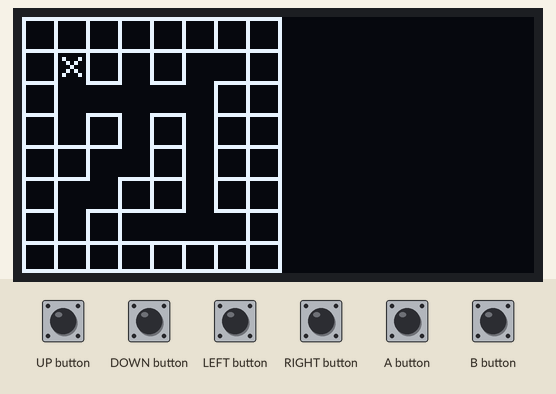
Bench run of a sketch on a simulated Arduboy, built with avr-gcc and run on an emulated ATmega32U4. On the bench: 128×64 one-colour display. The test bench sets the inputs (shaded band).

Above: at 1.2 s.
1.3 s: B button pressed for 1 s
At 1.51 s:
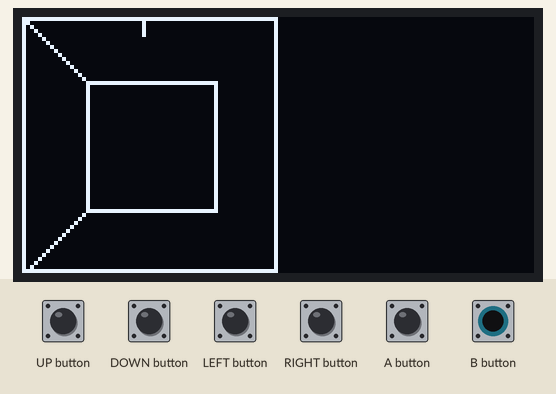
3.8 s: B button pressed for 0.15 s
5.4 s: LEFT button pressed for 1 s
At 5.69 s:
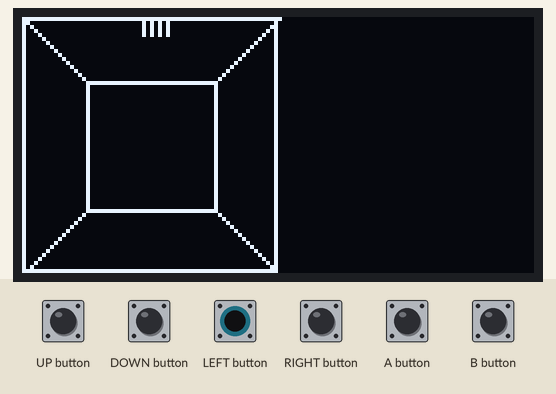
Timing chart, 0 to 8.4 s (numbered marks = the images above; inputs shaded):
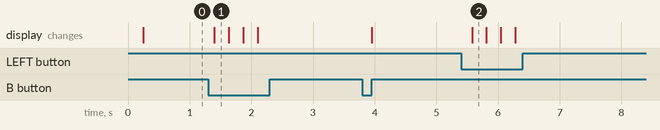

The sketch:

maze.ino
```cpp
// (licence header left out)
#include "Arduboy2.h"
Arduboy2 ab;

// 3d view or map?
// don't ask, it doesn't compile correctly with a bool and I cannot for the life of me understand why,
// so this is a stupid stopgap until I figure that out
//int viewMap = 1001;
boolean viewMap = true;
// list of visible walls
bool wallShow[11] = { };
// this maze should probably be in PROGMEM if you want it to be static, but the intention here is to integrate it into a generator
bool maze[8][8] =
{
  1, 1, 1, 1, 1, 1, 1, 1,
  1, 0, 0, 0, 1, 0, 0, 1,
  1, 1, 0, 1, 0, 0, 1, 1,
  1, 0, 0, 0, 0, 1, 0, 1,
  1, 1, 0, 1, 1, 1, 0, 1,
  1, 0, 0, 0, 0, 0, 0, 1,
  1, 0, 1, 1, 1, 1, 0, 1,
  1, 1, 1, 1, 1, 1, 1, 1
};

uint8_t cameraX = 1;
uint8_t cameraY = 1;
int8_t cameraDir = 0;

void calculateView()
{
  wallShow[10] = false; // [10] is the players current position, don't bother checking there.
  // Searches the grid and fills a visibility array with whatever it finds.
  // This should probably be automated with a fancy for loop.
  switch (cameraDir)
  {
    case 0:
      wallShow[0] = wallCheck(cameraX + 3, cameraY - 1);
      wallShow[1] = wallCheck(cameraX + 3, cameraY);
      wallShow[2] = wallCheck(cameraX + 3, cameraY + 1);
      wallShow[3] = wallCheck(cameraX + 2, cameraY - 1);
      wallShow[4] = wallCheck(cameraX + 2, cameraY);
      wallShow[5] = wallCheck(cameraX + 2, cameraY + 1);
      wallShow[6] = wallCheck(cameraX + 1, cameraY - 1);
      wallShow[7] = wallCheck(cameraX + 1, cameraY);
      wallShow[8] = wallCheck(cameraX + 1, cameraY + 1);
      wallShow[9] = wallCheck(cameraX, cameraY - 1);
      wallShow[11] = wallCheck(cameraX, cameraY + 1);
      break;
    case 1:
      wallShow[0] = wallCheck(cameraX + 1, cameraY + 3);
      wallShow[1] = wallCheck(cameraX, cameraY + 3);
      wallShow[2] = wallCheck(cameraX - 1, cameraY + 3);
      wallShow[3] = wallCheck(cameraX + 1, cameraY + 2);
      wallShow[4] = wallCheck(cameraX, cameraY + 2);
      wallShow[5] = wallCheck(cameraX - 1, cameraY + 2);
      wallShow[6] = wallCheck(cameraX + 1, cameraY + 1);
      wallShow[7] = wallCheck(cameraX, cameraY + 1);
      wallShow[8] = wallCheck(cameraX - 1, cameraY + 1);
      wallShow[9] = wallCheck(cameraX + 1, cameraY);
      wallShow[11] = wallCheck(cameraX - 1, cameraY);
      break;
    case 2:
      wallShow[0] = wallCheck(cameraX - 3, cameraY + 1);
      wallShow[1] = wallCheck(cameraX - 3, cameraY);
      wallShow[2] = wallCheck(cameraX - 3, cameraY - 1);
      wallShow[3] = wallCheck(cameraX - 2, cameraY + 1);
      wallShow[4] = wallCheck(cameraX - 2, cameraY);
      wallShow[5] = wallCheck(cameraX - 2, cameraY - 1);
      wallShow[6] = wallCheck(cameraX - 1, cameraY + 1);
      wallShow[7] = wallCheck(cameraX - 1, cameraY);
      wallShow[8] = wallCheck(cameraX - 1, cameraY - 1);
      wallShow[9] = wallCheck(cameraX, cameraY + 1);
      wallShow[11] = wallCheck(cameraX, cameraY - 1);
      break;
    case 3:
      wallShow[0] = wallCheck(cameraX - 1, cameraY - 3);
      wallShow[1] = wallCheck(cameraX, cameraY - 3);
      wallShow[2] = wallCheck(cameraX + 1, cameraY - 3);
      wallShow[3] = wallCheck(cameraX - 1, cameraY - 2);
      wallShow[4] = wallCheck(cameraX, cameraY - 2);
      wallShow[5] = wallCheck(cameraX + 1, cameraY - 2);
      wallShow[6] = wallCheck(cameraX - 1, cameraY - 1);
      wallShow[7] = wallCheck(cameraX, cameraY - 1);
      wallShow[8] = wallCheck(cameraX + 1, cameraY - 1);
      wallShow[9] = wallCheck(cameraX - 1, cameraY);
      wallShow[11] = wallCheck(cameraX + 1, cameraY);
      break;
    default:
      break;
  }
  if (wallShow[7])  // speed up by disabling hidden walls
  {
    wallShow[4] = false;
    wallShow[0] = false;
    wallShow[2] = false;
  }
  if (wallShow[4])
  {
    wallShow[1] = false;
  }
}

bool wallCheck(int x, int y)
{
  if ((x < 0) or (y < 0) or (x > 7) or (y > 7))
    return (true);  // Out of bounds is full of walls, means you don't have to waste space by surrounding a map
  else
    return (maze[x][y]);
}

void drawView() //byte x,byte width)
{
  /*
    draws the viewpoint as calculated in calculateView(), drawing every wall in turn, from far->near.
  */
  int wallSize[] = { 6, 10, 18, 32, 64}; //size in pixels of each step
  char wall = 0;  //current wall

  int drawSize, halfSize, backSize, halfBackSize, left, leftBack, top, topBack;
  for (char i = 0; i < 4; i++) //distance
  {
    drawSize = wallSize[i + 1]; halfSize = drawSize / 2;    // size of walls on screen
    backSize = wallSize[i];   halfBackSize = backSize / 2;  // size of the backside of the walls, for depth
    leftBack = 32 - (halfBackSize * 3);                     // x position of the walls on screen
    left     = 32 - (halfSize * 3);
    topBack  = 32 - halfBackSize;                           // y position of the walls on screen
    top      = 32 - halfSize;

    for (char n = 0; n < 3; n++) //left->right
    {
      if (wallShow[wall]) // if wall exists, draw it
      {
        if ((n == 0) && (!wallShow[wall + 1])) //left wall, only draw if the middle wall is missing
        {
          ab.fillRect(left + drawSize, top, (leftBack + backSize) - (left + drawSize), drawSize, 0); //blank out area behind wall
          ab.drawLine(leftBack + backSize, topBack + backSize, left + drawSize, top + drawSize, 1); //lower line
          ab.drawLine(left + drawSize, top, leftBack + backSize, topBack, 1);             //upper line
          ab.drawLine(leftBack + backSize, topBack, leftBack + backSize, topBack + backSize, 1); //far line
        }
        if ((n == 2) && (!wallShow[wall - 1])) //right wall, ditto
        {
          ab.fillRect(leftBack, top, left - leftBack, drawSize, 0);
          ab.drawLine(leftBack, topBack, left, top, 1); //upper
          ab.drawLine(leftBack, topBack + backSize, left, top + drawSize, 1); //lower
          ab.drawLine(leftBack, topBack, leftBack, topBack + backSize, 1); //side
        }
        //draw flat wall if not immediately next to the camera, and if there is no wall infront
        if ((i < 3) && (!wallShow[wall + 3]))
        {
          int wid = drawSize; //width of wall
          if ((n == 2) && (left + wid > 64)) //if the wall goes off the render area, chop the width down
          {
            //magic numbering this because the only time it ever happens is on a close right side wall
            wid = 15; //(64-halfSize)-1;
          }
          ab.fillRect(left, top, wid, drawSize, 0); //blank out wall area and draw then draw the outline
          ab.drawRect(left, top, wid + 1, drawSize + 1, 1);
        }
      }
      wall++;
      left += drawSize;     //advance left positions
      leftBack += backSize;
    }
  }
  ab.drawRect(0, 0, 64, 64, 1);
}

void drawMap()
{
  //draw map grid
  const uint8_t dx = 0;  //x offset, puts on right side of the screen
  for (int iy = 0; iy < 8; iy++) //loops x&y, draws a rectangle for every wall
  {
    for (int ix = 0; ix < 8; ix++)
    {
      if (wallCheck(ix, iy))
      {
        ab.drawRect(dx + (ix * 8), (iy * 8), 9, 9, 1);
      }
    }
  }
  //draws the player as a cross
  char cx = cameraX + 1;
  char cy = cameraY + 1;
  ab.drawLine(dx + (((cx) * 8) - 6), (cy * 8) - 6, dx + ((cx * 8) - 2), (cy * 8) - 2, 1);
  ab.drawLine(dx + (((cx) * 8) - 6), (cy * 8) - 2, dx + ((cx * 8) - 2), (cy * 8) - 6, 1);

  //outlines the map
  ab.drawLine(dx + 64, 0, dx + 64, 63, 1);
  ab.drawLine(dx, 63, dx + 64, 63, 1);
}

void initView()
{
  //viewMap = 1001;
  viewMap = true;
}

void setup()
{
  ab.begin();
  ab.setFrameRate(1); //Kludge around not bothering to implement a keydown function
  calculateView();
}

void loop()
{
  if (!(ab.nextFrame()))
    return;

  //change view angle on press
  char cd = cameraDir;
  if (ab.pressed(LEFT_BUTTON))
    cameraDir -= 1;
  if (ab.pressed(RIGHT_BUTTON))
    cameraDir += 1;

  if (cameraDir < 0)
    cameraDir = 3;
  if (cameraDir > 3)
    cameraDir = 0;
  if (cameraDir != cd)
    calculateView();

  //if the player presses up or down and the space is free, go to it
  if (ab.pressed(UP_BUTTON) or (ab.pressed(DOWN_BUTTON)))
  {
    //calculate next space
    int8_t nx = 0, ny = 0; //using int8 rather than uint8 so negative numbers are possible
    if (cameraDir == 0)
    {
      nx = 1;
    }
    if (cameraDir == 1)
    {
      ny = 1;
    }
    if (cameraDir == 2)
    {
      nx = -1;
    }
    if (cameraDir == 3)
    {
      ny = -1;
    }

    if (ab.pressed(DOWN_BUTTON))  //if they pressed down, flip the direction
    {
      nx = 0 - nx;
      ny = 0 - ny;
    }

    nx += cameraX;  //calculate new coordinate
    ny += cameraY;
    if (!wallCheck(nx, ny)) //if space is empty and in bounds, move to it
    {
      cameraX = nx;
      cameraY = ny;
      calculateView();
    }
  }

  if (ab.pressed(B_BUTTON)) //swap screen mode when B button is pressed
  {
    viewMap = !viewMap;
    #if 0
    if (viewMap == 1001) //again, stupid stopgap, using 1001 and 1000 instead of true/false because that doesn't compile correctly.
      viewMap = 1000;
    else
      viewMap = 1001;
      #endif
  }

  ab.clear(); //clear screen

  //if (viewMap == 1001)
  if (viewMap)
  {
    drawMap();  //draw map
  }
  else
  {
    drawView(); //draw perspective
    //draw camera angle indicator, for debugging.
    for (char i = 0; i < cameraDir + 1; i++)
    {
      ab.drawLine(30 + (i * 2), 0, 30 + (i * 2), 4, 1);
    }
  }

  ab.display();
}
```

Measured:
- after the input at 1.3 s, the display: changes after 0.10 s (image 1)
- after the input at 5.4 s, the display: changes after 0.18 s (image 2)
